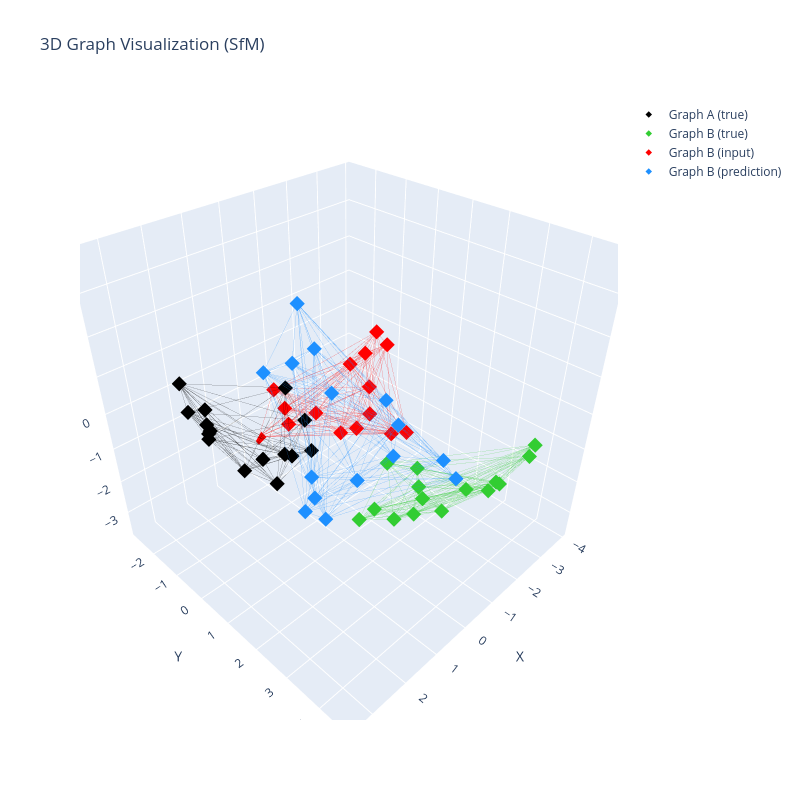

Notebook cell for this chart:
### Markdown cell above
# Visualize Prediction

Here we visualize a prediction. This visual is for the training dataset. We notice it looks pretty good! But if we take a look at an example from the validation dataset... we will see that it fails to generalize.

### Code cell
import utils.vis

# Use the new helper function to visualize predictions
sample = train_dataset[10]
predicted_graph_b, true_graph_b, graph_a, graph_b = utils.vis.visualize_sfm_prediction(model, sample)

### Figure 1 — Plotly figure (JSON) as saved in the notebook; plotly's stock layout.template omitted (floating-point values rounded to 4 significant figures; data arrays with more than 128 entries replaced by an {"elided": "..."} marker saying what was removed)
{"data": [{"hovertemplate": "%{x:.2f}, %{y:.2f}, %{z:.2f}<extra></extra>", "marker": {"color": "black", "opacity": 1.0, "size": 5, "symbol": "diamond"}, "mode": "markers", "name": "Graph A (true)", "x": [-0.7221, 3.309, 1.295, 0.4064, 2.701, -0.8193, 3.459, 2.303, 2.413, -0.2181, 1.633, 3.124, 2.708, 0.5523, 3.46], "y": [-1.162, 0.04642, -0.3722, -0.3864, -0.3182, -1.993, 0.1433, 0.2932, -0.7801, -0.3687, 0.5303, 0.3855, -0.2067, -0.4763, 0.904], "z": [-1.498, 1.386, -1.184, -1.599, 0.1976, -0.9369, 2.166, -0.5408, 0.5853, -1.767, -1.172, 0.9443, 0.4801, -1.514, 1.607], "type": "scatter3d"}, {"hoverinfo": "skip", "line": {"color": "black", "width": 1}, "mode": "lines", "opacity": 0.3, "showlegend": false, "x": {"elided": "249 float values"}, "y": {"elided": "249 float values"}, "z": {"elided": "249 float values"}, "type": "scatter3d"}, {"hovertemplate": "%{x:.2f}, %{y:.2f}, %{z:.2f}<extra></extra>", "marker": {"color": "limegreen", "opacity": 1.0, "size": 5, "symbol": "diamond"}, "mode": "markers", "name": "Graph B (true)", "x": [-1.197, -1.208, 0.3296, -0.8214, -1.686, -1.837, 1.093, -0.6855, -2.277, 1.872, -1.421, -0.3578, -1.106, 1.379, 1.162], "y": [3.642, 4.356, 4.133, 4.668, 1.85, 4.681, 4.029, 2.849, 4.535, 3.713, 1.098, 4.71, 2.386, 2.849, 3.597], "z": [-1.168, -0.5255, -0.4878, -0.1491, -1.898, -0.004015, -0.1331, -1.62, -0.02787, 0.2984, -2.018, -0.01577, -1.81, -0.8779, -0.5108], "type": "scatter3d"}, {"hoverinfo": "skip", "line": {"color": "limegreen", "width": 1}, "mode": "lines", "opacity": 0.3, "showlegend": false, "x": {"elided": "312 float values"}, "y": {"elided": "312 float values"}, "z": {"elided": "312 float values"}, "type": "scatter3d"}, {"hovertemplate": "%{x:.2f}, %{y:.2f}, %{z:.2f}<extra></extra>", "marker": {"color": "red", "opacity": 1.0, "size": 5, "symbol": "diamond"}, "mode": "markers", "name": "Graph B (input)", "x": [-3.328, -3.374, -2.206, -3.082, -3.097, -3.693, -1.454, -2.805, -3.924, -0.5396, -2.587, -2.723, -2.944, -1.032, -1.379], "y": [-1.352, -1.356, -2.376, -1.601, -0.5268, -0.7823, -2.721, -1.59, -0.4013, -2.943, -0.4375, -1.899, -1.159, -2.757, -2.759], "z": [-1.777, -2.736, -2.63, -3.229, 0.02485, -3.321, -2.816, -0.9021, -3.193, -2.904, 0.6433, -3.36, -0.4301, -1.455, -2.244], "type": "scatter3d"}, {"hoverinfo": "skip", "line": {"color": "red", "width": 1}, "mode": "lines", "opacity": 0.3, "showlegend": false, "x": {"elided": "312 float values"}, "y": {"elided": "312 float values"}, "z": {"elided": "312 float values"}, "type": "scatter3d"}, {"hovertemplate": "%{x:.2f}, %{y:.2f}, %{z:.2f}<extra></extra>", "marker": {"color": "dodgerblue", "opacity": 1.0, "size": 5, "symbol": "diamond"}, "mode": "markers", "name": "Graph B (prediction)", "x": [1.983, 1.657, 1.973, 1.538, 1.869, 1.129, 1.832, 2.25, 0.9771, 1.553, 1.785, 1.562, 2.14, 2.162, 2.037], "y": [3.368, 3.934, 2.714, 3.917, 2.366, 4.638, 2.136, 2.413, 4.835, 1.4, 1.634, 3.636, 2.357, 1.038, 1.752], "z": [0.8579, 1.562, 2.472, 2.174, -0.8639, 1.568, 3.076, 0.5239, 1.177, 3.599, -1.191, 2.567, -0.1181, 2.231, 2.696], "type": "scatter3d"}, {"hoverinfo": "skip", "line": {"color": "dodgerblue", "width": 1}, "mode": "lines", "opacity": 0.3, "showlegend": false, "x": {"elided": "312 float values"}, "y": {"elided": "312 float values"}, "z": {"elided": "312 float values"}, "type": "scatter3d"}], "layout": {"scene": {"xaxis": {"title": {"text": "X"}, "range": [-4.12, 3.657]}, "yaxis": {"title": {"text": "Y"}, "range": [-2.943, 4.835]}, "zaxis": {"title": {"text": "Z"}, "range": [-3.769, 4.008]}, "aspectmode": "cube"}, "title": {"text": "3D Graph Visualization (SfM)"}, "width": 800, "height": 800}}
